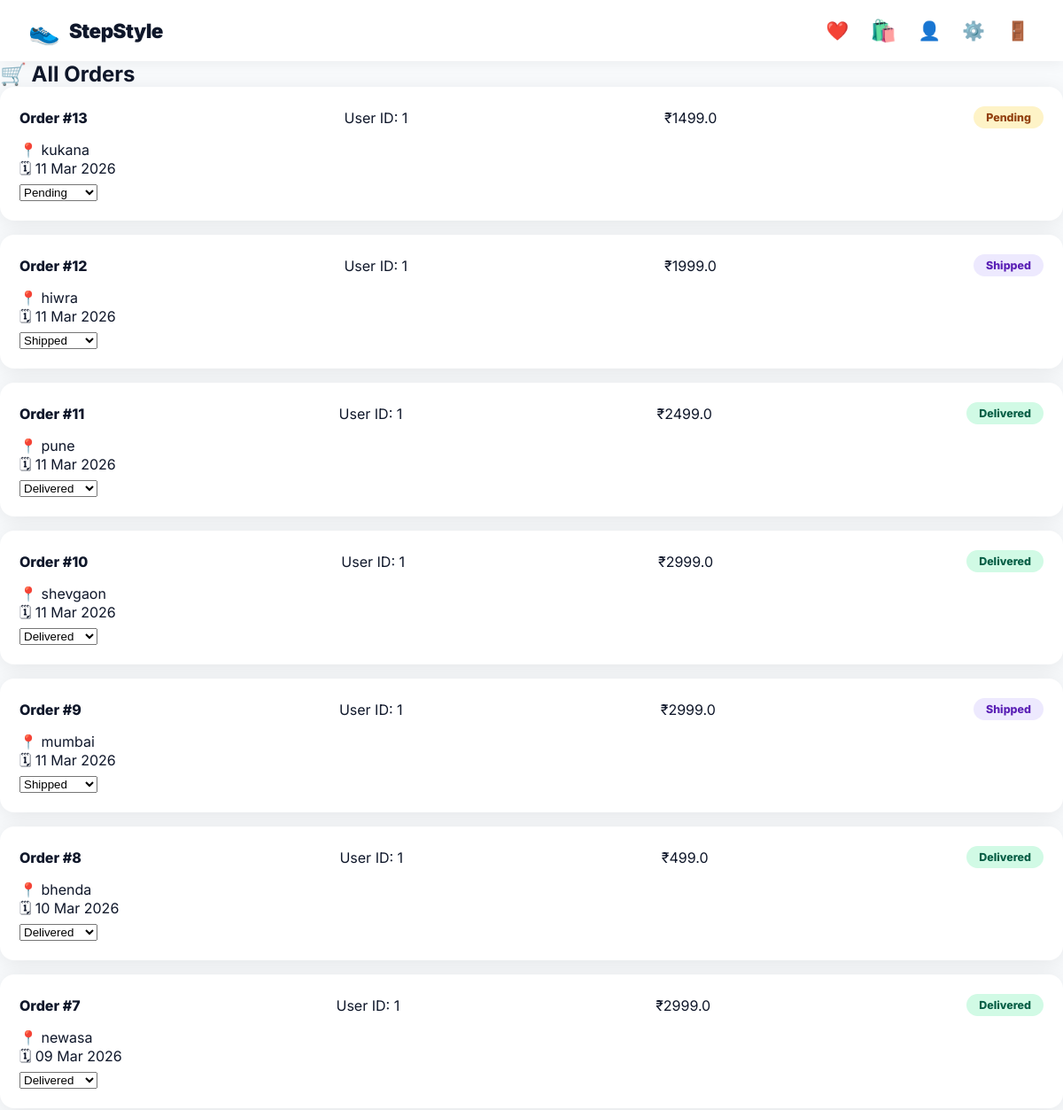
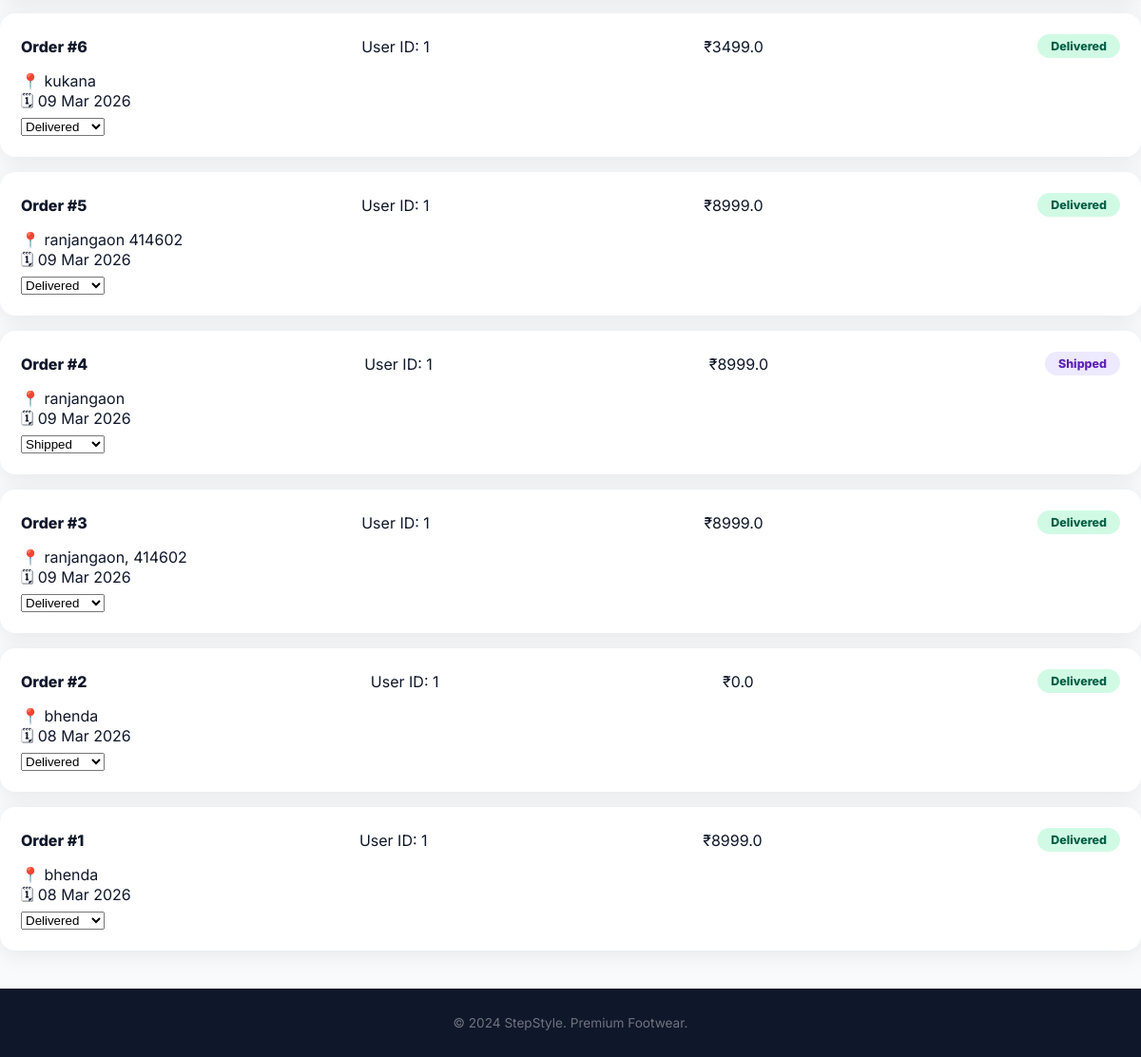
Page /admin/orders (signed in) on the committed database (2 pictures, top to bottom).
### app.py (models this page shows)
class Order(db.Model):
    id = db.Column(db.Integer, primary_key=True)
    user_id = db.Column(db.Integer)
    items = db.Column(db.Text)
    total = db.Column(db.Float)
    status = db.Column(db.String(50), default='Pending')
    address = db.Column(db.Text)
    date = db.Column(db.DateTime, default=datetime.utcnow)

### app.py (the view)
@app.route('/admin/orders')
def admin_orders():
    if not session.get('is_admin'):
        return redirect(url_for('login'))
    orders = Order.query.order_by(Order.date.desc()).all()
    return render_template('admin/orders.html', orders=orders)

### app.py (called while the page is built)
def get_cart():
    return session.get('cart', {})

def cart_count():
    return sum(i['qty'] for i in get_cart().values())

### templates/admin/orders.html
{% extends 'base.html' %}
{% block content %}
<div class="container">
    <h2>🛒 All Orders</h2>
    {% for order in orders %}
    <div class="order-card">
        <div class="order-top">
            <span><strong>Order #{{ order.id }}</strong></span>
            <span>User ID: {{ order.user_id }}</span>
            <span>₹{{ order.total }}</span>
            <span class="status {{ order.status|lower }}">{{ order.status }}</span>
        </div>
        <p>📍 {{ order.address }}</p>
        <p>🗓 {{ order.date.strftime('%d %b %Y') }}</p>
        <form method="POST" action="{{ url_for('update_status', oid=order.id) }}">
            <select name="status" onchange="this.form.submit()">
                {% for s in ['Pending','Processing','Shipped','Delivered'] %}
                <option value="{{ s }}" {% if order.status == s %}selected{% endif %}>
                    {{ s }}
                </option>
                {% endfor %}
            </select>
        </form>
    </div>
    {% endfor %}
</div>
{% endblock %}

### static/css/style.css (style rules this page uses)
* { margin: 0; padding: 0; box-sizing: border-box; }
:root { --primary: #0f172a; --accent: #f59e0b; --accent2: #e94560; --light: #f8fafc; --white: #ffffff; --gray: #64748b; --border: #e2e8f0; --radius: 16px; --shadow: 0 4px 24px rgba(0,0,0,0.08); --shadow-lg: 0 12px 40px rgba(0,0,0,0.15); }
body { font-family: 'Inter', sans-serif; background: var(--light); color: var(--primary); }
.order-card { background: white; border-radius: var(--radius); padding: 20px; margin-bottom: 16px; box-shadow: var(--shadow); border: 2px solid transparent; transition: all 0.2s; }
.order-top { display: flex; justify-content: space-between; align-items: center; margin-bottom: 14px; }
.order-top strong { font-size: 1rem; font-weight: 800; }
.status { padding: 5px 14px; border-radius: 20px; font-size: 0.78rem; font-weight: 800; }
.status.pending { background: #fef3c7; color: #92400e; }
.status.shipped { background: #ede9fe; color: #5b21b6; }
.status.delivered { background: #d1fae5; color: #065f46; }

### rows in the picture
Order: id "13", user_id "1", total "1499.0", status "Pending", address "kukana", date "11 Mar 2026"
Order: id "12", user_id "1", total "1999.0", status "Shipped", address "hiwra", date "11 Mar 2026"
Order: id "11", user_id "1", total "2499.0", status "Delivered", address "pune", date "11 Mar 2026"
Order: id "10", user_id "1", total "2999.0", status "Delivered", address "shevgaon", date "11 Mar 2026"
Order: id "9", user_id "1", total "2999.0", status "Shipped", address "mumbai", date "11 Mar 2026"
Order: id "8", user_id "1", total "499.0", status "Delivered", address "bhenda", date "10 Mar 2026"
Order: id "7", user_id "1", total "2999.0", status "Delivered", address "newasa", date "09 Mar 2026"
Order: id "6", user_id "1", total "3499.0", status "Delivered", address "kukana", date "09 Mar 2026"
Order: id "5", user_id "1", total "8999.0", status "Delivered", address "ranjangaon 414602", date "09 Mar 2026"
Order: id "4", user_id "1", total "8999.0", status "Shipped", address "ranjangaon", date "09 Mar 2026"
Order: id "3", user_id "1", total "8999.0", status "Delivered", address "ranjangaon, 414602", date "09 Mar 2026"
Order: id "2", user_id "1", total "0.0", status "Delivered", address "bhenda", date "08 Mar 2026"
Order: id "1", user_id "1", total "8999.0", status "Delivered", address "bhenda", date "08 Mar 2026"
